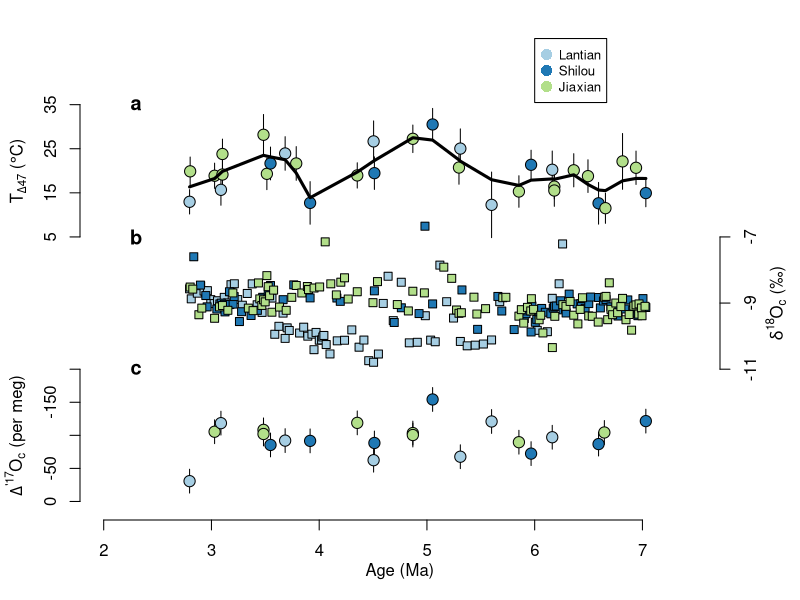

Recreate this plot in R.
library(tidyverse)
library(readxl)
library(ggpubr)

D47 = read.csv("output/D47.csv")
D47= D47[order(D47$age),] 
d18c = read.csv("output/d18c.csv")
dp17 = read.csv("output/dp17.csv")
pal = c("#A6CEE3", "#1F78B4", "#B2DF8A", "#33A02C", "#FB9A99", "#E31A1C")
site1 = pal[factor(D47$site, levels = c("Lantian", "Shilou", "Jiaxian"))]
site2 = pal[factor(d18c$site, levels = c("Lantian", "Shilou", "Jiaxian"))]
site3 = pal[factor(dp17$section, levels = c("Lantian", "Shilou", "Jiaxian"))]

# plot basic results ----
png("figures/FigS1.calcite_nodules.png", 4.9, 5.1, units = "in", res = 600)
# pdf("figures/FigS1.calcite_nodules.pdf", 4.9, 5.1)
par(mar = c(4, 4, 1, 4))
plot(0, 0, xlim = c(2, 7.5), ylim = c(0, 3.5), axes = FALSE,
     xlab = "", ylab = "")
legend(x = 6, y = 3.5, legend = c("Lantian", "Shilou", "Jiaxian"),
       col = pal, pch = 16, cex = 0.8, pt.cex = 1.5)

yext = range(D47$st.low, D47$st.high)
tix = seq(floor(min(yext) + 1), 
          ceiling(max(yext)), by = 10)
D47.rs = cbind(D47$age,
               2 + (D47$temp - min(tix)) / diff(range(tix)),
               2 + (D47$st.low - min(tix)) / diff(range(tix)),
               2 + (D47$st.high - min(tix)) / diff(range(tix)))
arrows(D47.rs[, 1], D47.rs[, 3], D47.rs[, 1], D47.rs[, 4], col = "black",
       angle=90, length=0, code = 0)
points(D47.rs[, 1], D47.rs[, 2], col = "black", bg = site1, pch = 21, cex = 1.5)
loess_fit = loess(data = D47, temp ~ age, span = 0.2)
pred = predict(loess_fit, se = TRUE)
lines(lowess(D47.rs[, 1], D47.rs[, 2], f = 0.2), lwd = 3)
axis(2, 2 + (tix - min(tix)) / diff(range(tix)), tix)
mtext(expression(paste("T"[Delta*"47"]*" (", degree, "C)")), 2, line = 2.5, at = 2.5)
text(2.3, 3, "a", cex=1.2, font=2)

yext = range(d18c$d18O)
tix = seq(floor(min(yext)),
          ceiling(max(yext)), by = 2)
d18c.rs = cbind(d18c$age,
                1 + (d18c$d18O - min(tix)) / diff(range(tix)))
points(d18c.rs[, 1], d18c.rs[, 2], col = "black", bg = site2, pch = 22, cex = 1.2)
axis(4, 1 + (tix - min(tix)) / diff(range(tix)), tix)
mtext(expression(delta^"18"*"O"[c]*" (\u2030)"), 4, line = 2.5, at = 1.5)
text(2.3, 2, "b", cex=1.2, font=2)

dp17 = dp17 %>%
  mutate(Dp17c.low = Dp17c - Dp17c.se2,
         Dp17c.high = Dp17c + Dp17c.se2)
yext = range(dp17$Dp17c.low, dp17$Dp17c.high)
tix = seq(ceiling(min(yext)-28), floor(max(yext+20)), 
          by = 50)
dp17.rs = cbind(dp17$age,
                1 - (dp17$Dp17c - min(tix)) / diff(range(tix)),
                1 - (dp17$Dp17c.low - min(tix)) / diff(range(tix)),
                1 - (dp17$Dp17c.high - min(tix)) / diff(range(tix)))
arrows(dp17.rs[, 1], dp17.rs[, 3], dp17.rs[, 1], dp17.rs[, 4], col = "black",
       angle=90, length=0, code = 0)
points(dp17.rs[, 1], dp17.rs[, 2], col = "black", bg = site3, pch = 21, cex = 1.5)
axis(2, 1 - (tix - min(tix)) / diff(range(tix)), tix)
mtext(expression(Delta^"'17"*"O"[c]*" (per meg)"), 2, line = 2.5, at = 0.5)
text(2.3, 1, "c", cex=1.2, font=2)

axis(1)
mtext("Age (Ma)", 1, line = 2)
dev.off()

